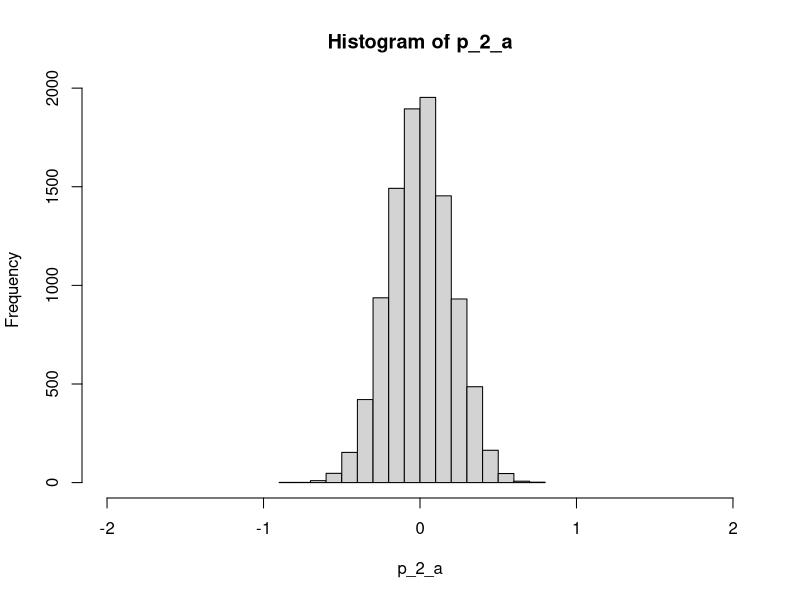
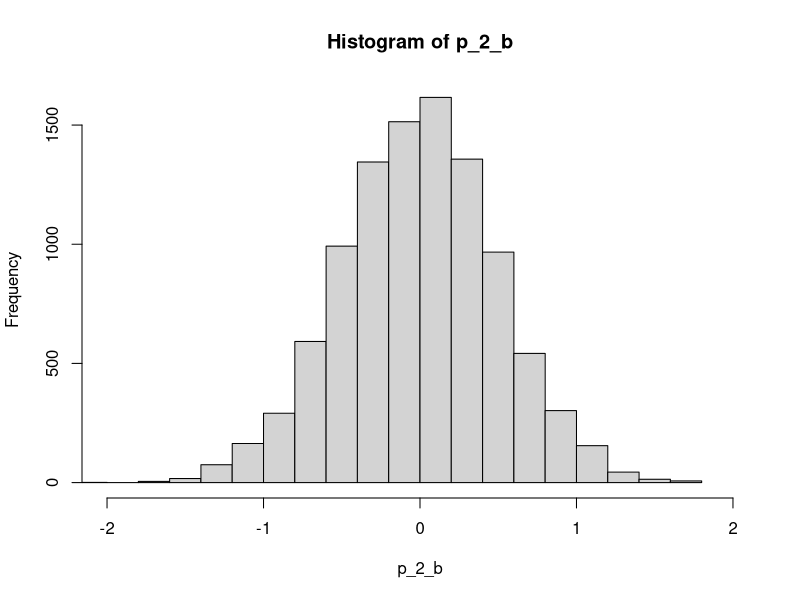
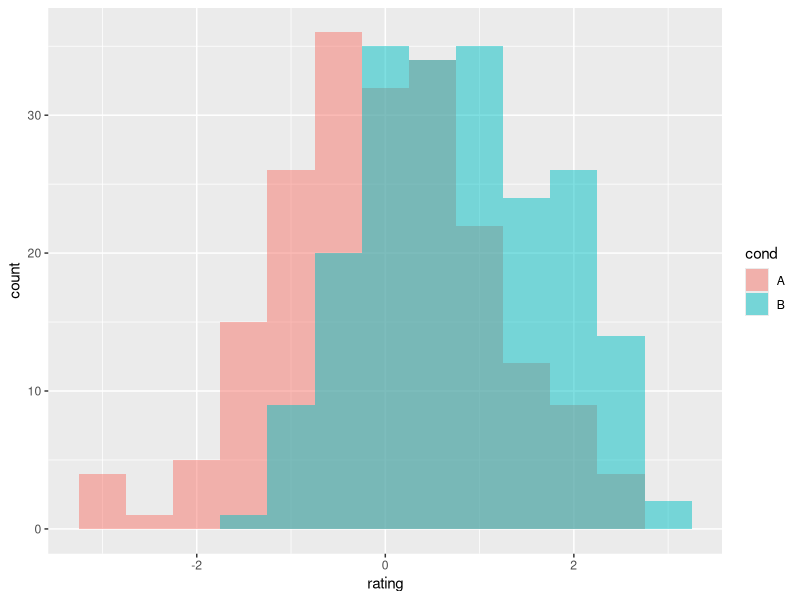
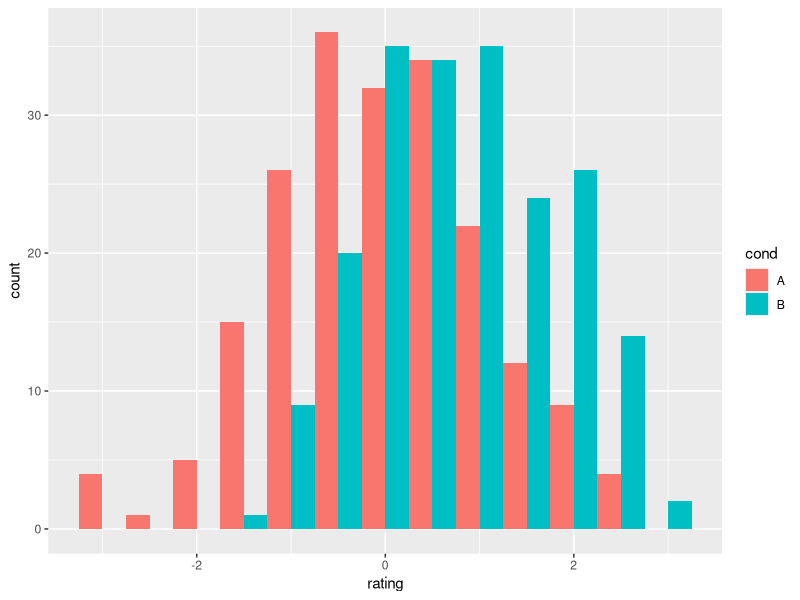
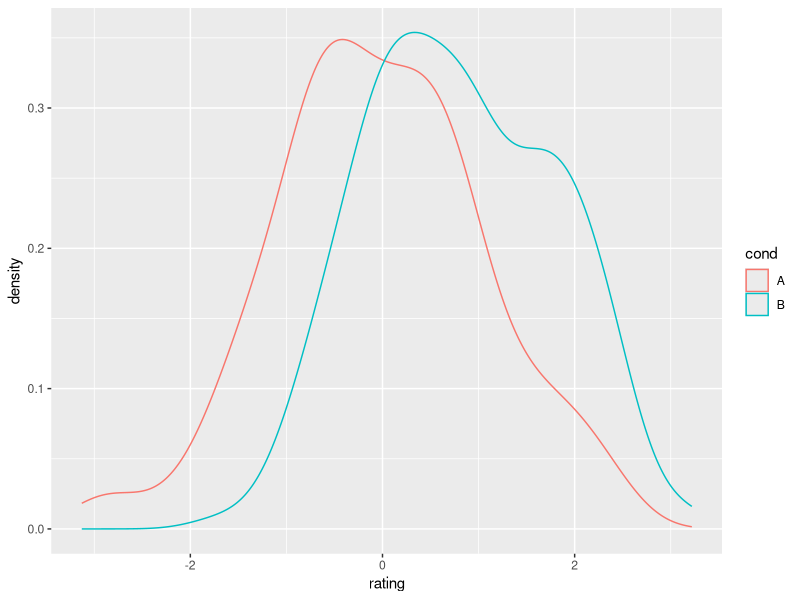
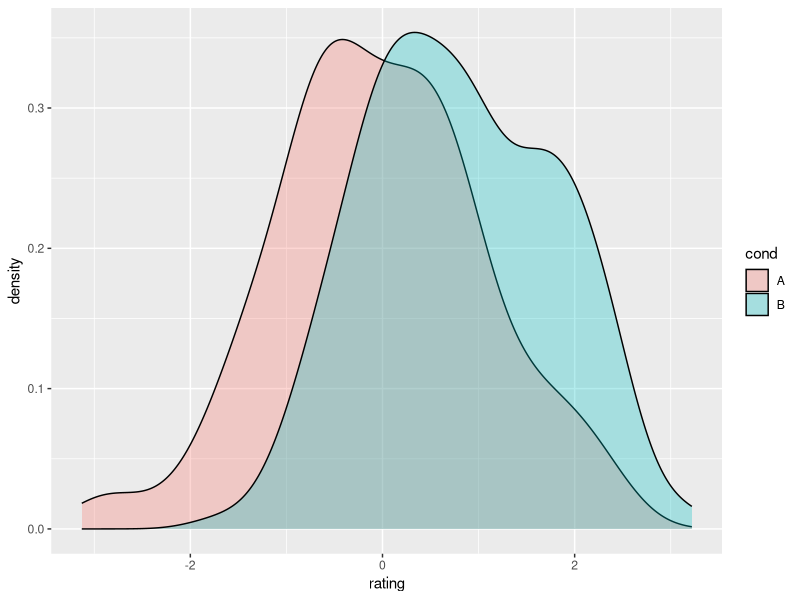
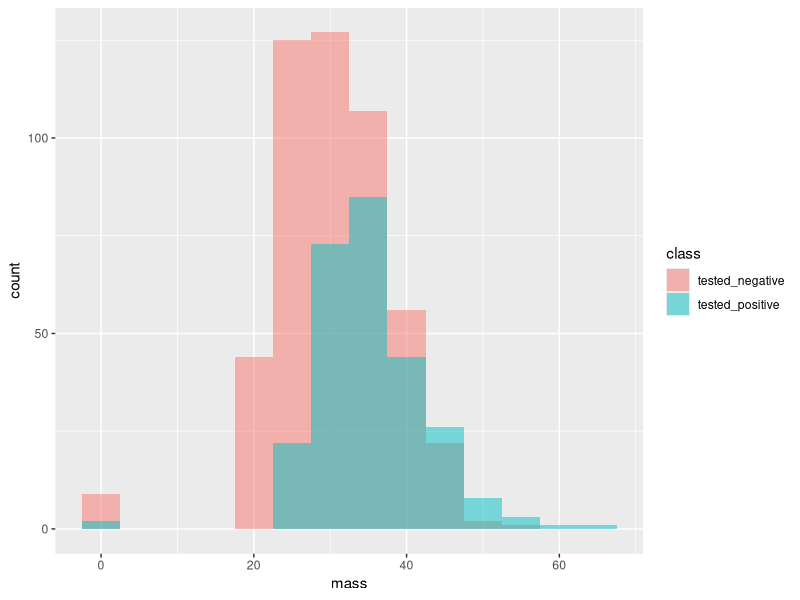
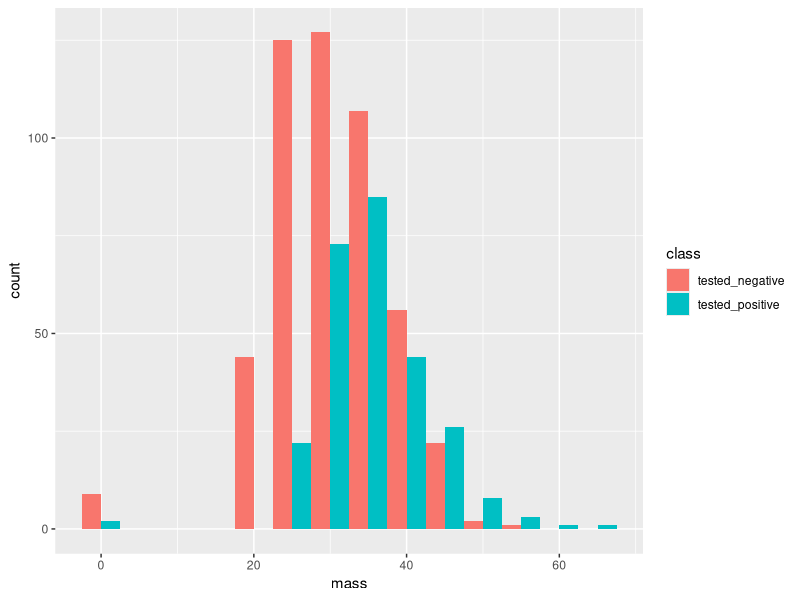

These charts were generated, in order, by the following R code:
## ---- chunk 1
options(knitr.graphics.error = FALSE)

library(knitr)
library(ggplot2)
## ---- chunk 2
su <- read.delim(file = "Data/Su_raw_matrix.txt")
## ---- chunk 3
m_sd <- function(col)
{
    m <- mean(col)
    sd <- sd(col)
    return <- rbind(m, sd)
    colnames(return) <- ""
    print(return)
    return
}
p_1_b <- m_sd(col = su$Liver_2.CEL)
## ---- chunk 4
cm_cs <- function(df)
{
    cm <- colMeans(df)
    cs <- colSums(df)
    return <- rbind(t(cm), t(cs))
    rownames(return) <- c("m", "sd")
    print(return)
    return
}
p_1_c <- cm_cs(df = su)
## ---- chunk 5
p_2_a <- rnorm(n = 10000, mean = 0, sd = 0.2)
hist(p_2_a, xlim = c(-2,2))
## ---- chunk 6
knitr::include_graphics("C:/Users/cason/OneDrive - Umich/Computer_Science/Classes/Winter_2022/Data_Mining/HW/HW1/Img/p2a.png")
## ---- chunk 7
p_2_b <- rnorm(n = 10000, mean = 0, sd = 0.5)
hist(p_2_b, xlim = c(-2,2))
## ---- chunk 8
knitr::include_graphics("C:/Users/cason/OneDrive - Umich/Computer_Science/Classes/Winter_2022/Data_Mining/HW/HW1/Img/p2b.png")
## ---- chunk 9
dat <- data.frame(cond = factor(rep(c("A", "B"), each = 200)), 
                  rating = c(rnorm(200), rnorm(200, mean = 0.8)))
## ---- chunk 10
plot(ggplot(dat, aes(x = rating, fill = cond)) + 
       geom_histogram(binwidth = 0.5, alpha = 0.5, position = "identity"))
## ---- chunk 11
knitr::include_graphics("C:/Users/cason/OneDrive - Umich/Computer_Science/Classes/Winter_2022/Data_Mining/HW/HW1/Img/p3b.png")
## ---- chunk 12
plot(ggplot(dat, aes(x = rating, fill = cond)) + 
       geom_histogram(binwidth = 0.5, position = "dodge"))
## ---- chunk 13
knitr::include_graphics("C:/Users/cason/OneDrive - Umich/Computer_Science/Classes/Winter_2022/Data_Mining/HW/HW1/Img/p3c.png")
## ---- chunk 14
plot(ggplot(dat, aes(x = rating, colour = cond)) + 
       geom_density())
## ---- chunk 15
knitr::include_graphics("C:/Users/cason/OneDrive - Umich/Computer_Science/Classes/Winter_2022/Data_Mining/HW/HW1/Img/p3d.png")
## ---- chunk 16
plot(ggplot(dat, aes(x = rating, fill = cond)) + 
       geom_density(alpha = 0.3))
## ---- chunk 17
knitr::include_graphics("C:/Users/cason/OneDrive - Umich/Computer_Science/Classes/Winter_2022/Data_Mining/HW/HW1/Img/p3e.png")
## ---- chunk 18
diabetes <- read.csv("Data/diabetes_train.csv")
## ---- chunk 19
plot(ggplot(diabetes, aes(x = mass, fill = class)) + 
       geom_histogram(binwidth = 5, alpha = 0.5, position = "identity"))
## ---- chunk 20
knitr::include_graphics("C:/Users/cason/OneDrive - Umich/Computer_Science/Classes/Winter_2022/Data_Mining/HW/HW1/Img/p3f1.png")
## ---- chunk 21
plot(ggplot(diabetes, aes(x = mass, fill = class)) + 
       geom_histogram(binwidth = 5, position = "dodge"))
## ---- chunk 22
knitr::include_graphics("C:/Users/cason/OneDrive - Umich/Computer_Science/Classes/Winter_2022/Data_Mining/HW/HW1/Img/p3f2.png")
## ---- chunk 23
plot(ggplot(diabetes, aes(x = mass, color = class)) + 
       geom_density())
## ---- chunk 24
knitr::include_graphics("C:/Users/cason/OneDrive - Umich/Computer_Science/Classes/Winter_2022/Data_Mining/HW/HW1/Img/p3f3.png")
## ---- chunk 25
plot(ggplot(diabetes, aes(x = mass, fill = class)) + 
       geom_density(alpha = 0.3))
## ---- chunk 26
knitr::include_graphics("C:/Users/cason/OneDrive - Umich/Computer_Science/Classes/Winter_2022/Data_Mining/HW/HW1/Img/p3f4.png")
## ---- chunk 27
print(quantile(diabetes$skin, probs = c(0.10, 0.30, 0.50, 0.60)))
